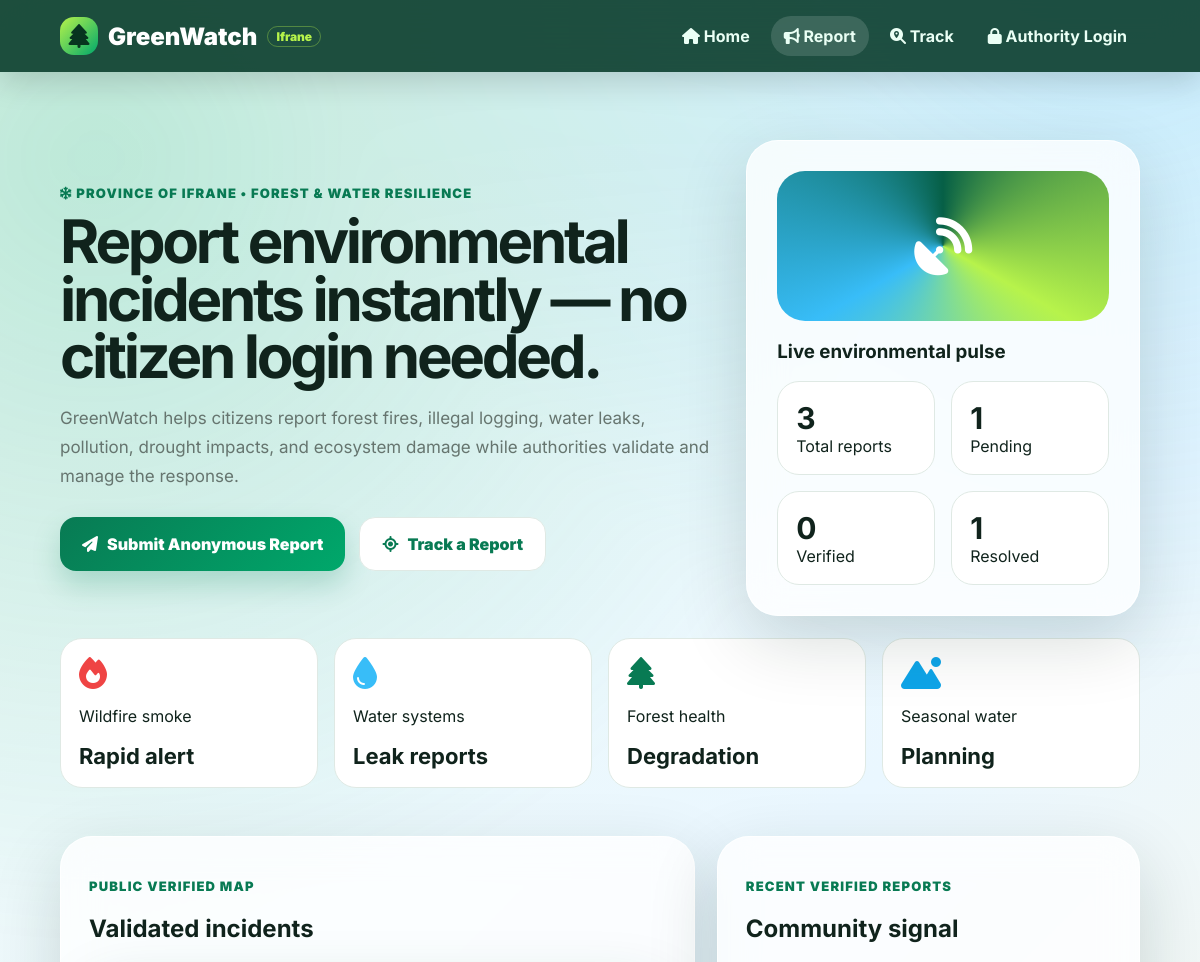
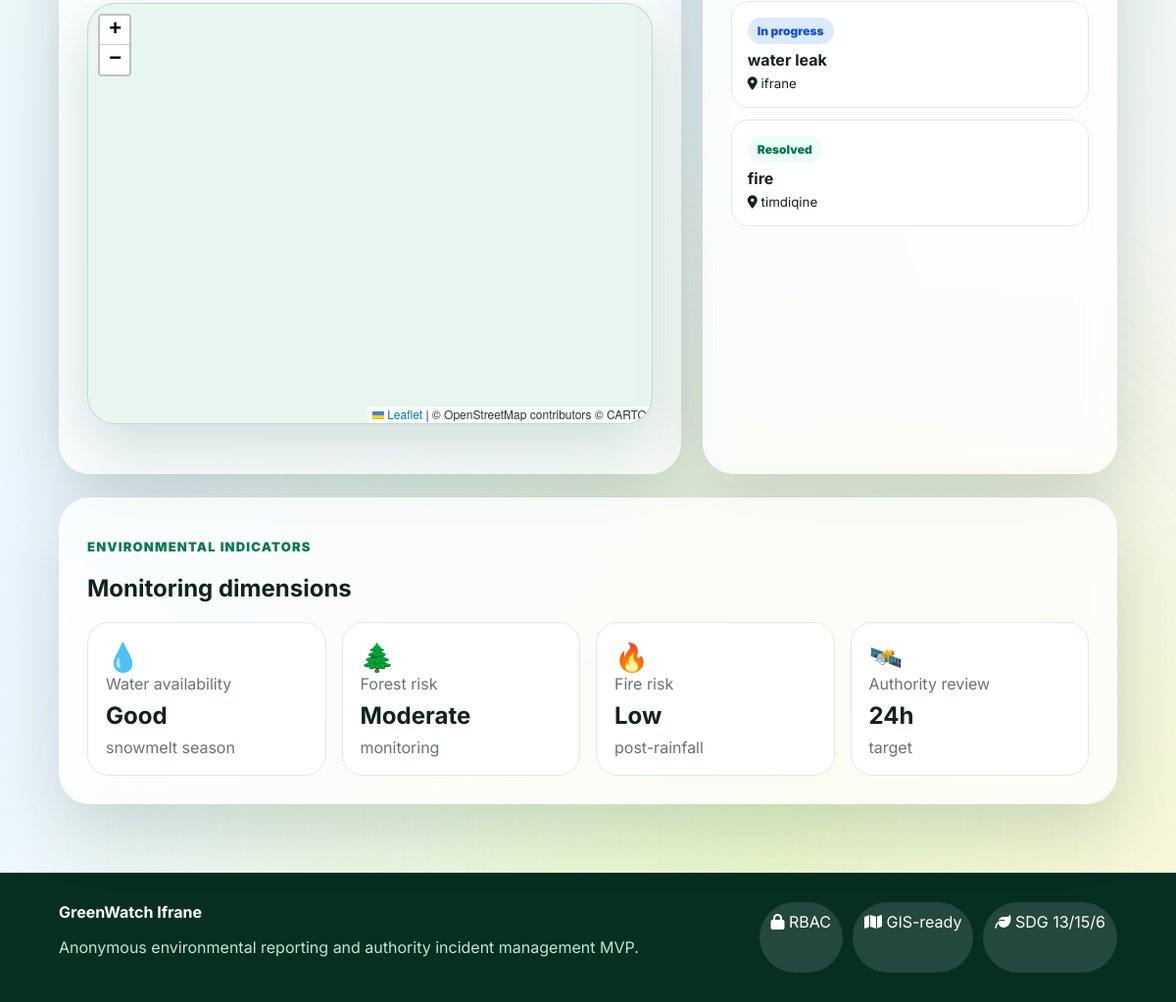
The page / on the database its author committed (2 pictures, top to bottom).
### incidents/models.py (models this page shows, shortened)
class Incident(models.Model):
    class Category(models.TextChoices):
        FIRE = 'fire', 'Forest fire / smoke'
        LOGGING = 'logging', 'Illegal logging'
        WATER_LEAK = 'water_leak', 'Water leak / infrastructure'
        POLLUTION = 'pollution', 'Pollution / waste'
        DROUGHT = 'drought', 'Water scarcity / drought impact'
        WILDLIFE = 'wildlife', 'Wildlife or ecosystem damage'
        OTHER = 'other', 'Other'
    class Severity(models.TextChoices):
        LOW = 'low', 'Low'
        MEDIUM = 'medium', 'Medium'
        HIGH = 'high', 'High'
        CRITICAL = 'critical', 'Critical'
    class Status(models.TextChoices):
        PENDING = 'pending', 'Pending review'
        VERIFIED = 'verified', 'Verified'
        IN_PROGRESS = 'in_progress', 'In progress'
        RESOLVED = 'resolved', 'Resolved'
        REJECTED = 'rejected', 'Rejected'
    title = models.CharField(max_length=140)
    category = models.CharField(max_length=30, choices=Category.choices)
    severity = models.CharField(max_length=15, choices=Severity.choices, default=Severity.MEDIUM)
    description = models.TextField()
    location_name = models.CharField(max_length=180)
    latitude = models.DecimalField(max_digits=9, decimal_places=6, null=True, blank=True)
    longitude = models.DecimalField(max_digits=9, decimal_places=6, null=True, blank=True)
    reporter_name = models.CharField(max_length=100, blank=True, help_text='Optional')
    reporter_contact = models.CharField(max_length=120, blank=True, help_text='Optional email or phone for follow-up')
    reporter = models.ForeignKey(User, null=True, blank=True, on_delete=models.SET_NULL, related_name='incidents')
    attachment = models.FileField(upload_to='reports/', blank=True, validators=[FileExtensionValidator(['jpg','jpeg','png','webp','mp4','mov','pdf'])])
    status = models.CharField(max_length=20, choices=Status.choices, default=Status.PENDING)
    authority_note = models.TextField(blank=True)
    public_token = models.CharField(max_length=20, unique=True, blank=True)
    is_public = models.BooleanField(default=False, help_text='Visible on public map after verification')
    created_at = models.DateTimeField(auto_now_add=True)
    updated_at = models.DateTimeField(auto_now=True)
    class Meta:
        ordering = ['-created_at']

### incidents/views.py (the view)
# urls.py: path('', views.home, name='home'),
def home(request):
    stats = {
        'total': Incident.objects.count(),
        'pending': Incident.objects.filter(status=Incident.Status.PENDING).count(),
        'verified': Incident.objects.filter(status=Incident.Status.VERIFIED).count(),
        'resolved': Incident.objects.filter(status=Incident.Status.RESOLVED).count(),
    }
    public_incidents = Incident.objects.filter(is_public=True).exclude(status=Incident.Status.REJECTED)[:6]
    indicators = EnvironmentalIndicator.objects.order_by('-measured_at')[:4]
    return render(request, 'incidents/home.html', {'stats': stats, 'public_incidents': public_incidents, 'indicators': indicators})

### incidents/templates/incidents/home.html
{% extends 'incidents/base.html' %}
{% block content %}
<section class="hero">
  <div class="hero-copy">
    <div class="eyebrow"><i class="fa-solid fa-snowflake"></i> Province of Ifrane • forest & water resilience</div>
    <h1>Report environmental incidents instantly — no citizen login needed.</h1>
    <p>GreenWatch helps citizens report forest fires, illegal logging, water leaks, pollution, drought impacts, and ecosystem damage while authorities validate and manage the response.</p>
    <div class="hero-actions">
      <a class="btn primary big" href="{% url 'report_incident' %}"><i class="fa-solid fa-paper-plane"></i> Submit Anonymous Report</a>
      <a class="btn ghost big" href="{% url 'track' %}"><i class="fa-solid fa-location-crosshairs"></i> Track a Report</a>
    </div>
  </div>
  <div class="hero-card glass">
    <div class="radar"><i class="fa-solid fa-satellite-dish"></i></div>
    <h3>Live environmental pulse</h3>
    <div class="mini-grid">
      <span><strong>{{ stats.total }}</strong>Total reports</span>
      <span><strong>{{ stats.pending }}</strong>Pending</span>
      <span><strong>{{ stats.verified }}</strong>Verified</span>
      <span><strong>{{ stats.resolved }}</strong>Resolved</span>
    </div>
  </div>
</section>
<section class="cards four">
  <div class="metric fire"><i class="fa-solid fa-fire"></i><span>Wildfire smoke</span><strong>Rapid alert</strong></div>
  <div class="metric water"><i class="fa-solid fa-droplet"></i><span>Water systems</span><strong>Leak reports</strong></div>
  <div class="metric forest"><i class="fa-solid fa-tree"></i><span>Forest health</span><strong>Degradation</strong></div>
  <div class="metric snow"><i class="fa-solid fa-mountain-sun"></i><span>Seasonal water</span><strong>Planning</strong></div>
</section>
<section class="split">
  <div class="panel">
    <div class="section-head"><div><p class="eyebrow">Public verified map</p><h2>Validated incidents</h2></div></div>
    <div id="map" class="map"></div>
  </div>
  <div class="panel">
    <p class="eyebrow">Recent verified reports</p><h2>Community signal</h2>
    <div class="incident-list">
      {% for i in public_incidents %}
      <div class="incident-row"><span class="status {{ i.status }}">{{ i.get_status_display }}</span><strong>{{ i.title }}</strong><small><i class="fa-solid fa-location-dot"></i> {{ i.location_name }}</small></div>
      {% empty %}<p class="muted">No public verified reports yet. New citizen reports stay private until reviewed.</p>{% endfor %}
    </div>
  </div>
</section>
<section class="panel indicators">
  <p class="eyebrow">Environmental indicators</p><h2>Monitoring dimensions</h2>
  <div class="cards four">
    {% for item in indicators %}<div class="indicator"><b>{{ item.icon }}</b><span>{{ item.name }}</span><strong>{{ item.value }}</strong><em>{{ item.status }}</em></div>{% empty %}
    <div class="indicator"><b>💧</b><span>Water availability</span><strong>Good</strong><em>snowmelt season</em></div>
    <div class="indicator"><b>🌲</b><span>Forest risk</span><strong>Moderate</strong><em>monitoring</em></div>
    <div class="indicator"><b>🔥</b><span>Fire risk</span><strong>Low</strong><em>post-rainfall</em></div>
    <div class="indicator"><b>🛰️</b><span>Authority review</span><strong>24h</strong><em>target</em></div>{% endfor %}
  </div>
</section>
{% endblock %}

### static/css/style.css (style rules this page uses)
:root { --bg:#071b14;--ink:#10231c;--muted:#66756f;--card:#ffffff;--line:#dfe9e4;--green:#087a53;--green2:#00a86b;--lime:#b7f34b;--amber:#ffb703;--blue:#38bdf8;--red:#ef4444;--shadow:0 24px 70px rgba(1,38,25,.16) }
* { box-sizing:border-box }
body { margin:0;font-family:Inter,system-ui,sans-serif;color:var(--ink);background:linear-gradient(135deg,#f2fbf6 0%,#eaf7ff 52%,#fff8e5 100%);min-height:100vh }
.hero { display:grid;grid-template-columns:1.25fr .75fr;gap:30px;align-items:center;min-height:520px }
.eyebrow { color:var(--green);font-weight:900;text-transform:uppercase;letter-spacing:.09em;font-size:13px }
.hero h1,h1 { font-size:clamp(38px,5vw,72px);line-height:.96;margin:12px 0 18px;letter-spacing:-.055em }
.hero p,.muted { color:var(--muted);font-size:17px;line-height:1.7 }
.hero-actions { display:flex;gap:14px;flex-wrap:wrap;margin-top:26px }
.btn { display:inline-flex;align-items:center;gap:9px;text-decoration:none;border:0;border-radius:16px;padding:12px 17px;font-weight:900;cursor:pointer }
.btn.primary { background:linear-gradient(135deg,var(--green),var(--green2));color:white;box-shadow:0 14px 28px rgba(0,128,81,.22) }
.btn.ghost { background:white;color:var(--green);border:1px solid var(--line) }
.btn.big { padding:16px 22px }
.glass,.panel { background:rgba(255,255,255,.78);backdrop-filter:blur(18px);border:1px solid rgba(255,255,255,.8);box-shadow:var(--shadow);border-radius:32px }
.hero-card { padding:30px }
.radar { height:150px;border-radius:28px;background:conic-gradient(from 0deg,#065f46,#b7f34b,#38bdf8,#065f46);display:grid;place-items:center;color:white;font-size:58px;animation:pulse 2.2s infinite }
.mini-grid,.cards { display:grid;gap:16px }
.mini-grid { grid-template-columns:1fr 1fr;margin-top:18px }
.mini-grid span,.metric,.indicator { background:white;border:1px solid var(--line);border-radius:22px;padding:18px }
.mini-grid strong { display:block;font-size:30px }
.four { grid-template-columns:repeat(4,1fr) }
.metric { min-height:150px;display:flex;flex-direction:column;justify-content:space-between }
.metric i { font-size:32px }
.metric strong { font-size:22px }
.fire i { color:var(--red) }
.water i { color:var(--blue) }
.forest i { color:var(--green) }
.snow i { color:#0ea5e9 }
.split,.form-layout,.detail-grid { display:grid;grid-template-columns:1.2fr .8fr;gap:22px;margin-top:24px }
.panel { padding:28px;margin-top:24px }
.map { height:430px;border-radius:24px;border:1px solid var(--line);overflow:hidden }
.incident-list { display:grid;gap:12px }
.incident-row { display:grid;gap:6px;background:#fff;border:1px solid var(--line);border-radius:18px;padding:16px }
.status,.severity { display:inline-flex;width:max-content;border-radius:999px;padding:6px 10px;font-size:12px;font-weight:900 }
.status.in_progress { background:#dbeafe;color:#1d4ed8 }
.status.resolved { background:#ecfdf5;color:#047857 }
.indicator b { font-size:28px }
.indicator span,.indicator em { display:block;color:var(--muted);font-style:normal }
.indicator strong { display:block;font-size:24px;margin:8px 0 }
.map, #map { min-height: 430px; border-radius: 28px; overflow: hidden; border: 1px solid rgba(6, 78, 59, 0.16); box-shadow: 0 24px 60px rgba(6, 78, 59, 0.18); background: #e8f6ef; margin: 22px 0; }

### rows shown on the page
Incident: status "In progress", title "water leak", location_name "ifrane"
Incident: status "Resolved", title "fire", location_name "timdiqine"

### other values the page prints
{{ stats.total }} "3"
{{ stats.pending }} "1"
{{ stats.verified }} "0"
{{ stats.resolved }} "1"
